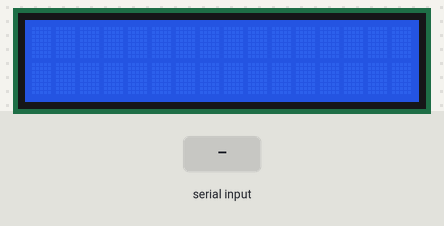
The sketch below on a simulated Arduino Uno, built with avr-gcc and run on an emulated ATmega328P. On the bench: 16×2 character LCD. The inputs (shaded band) are chosen by the test bench.

Above: at 1.2 s.
1.3 s: "1" received over Serial
At 2.6 s:
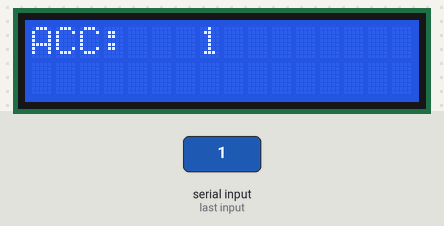
3.0 s: "0" received over Serial
At 3.8 s:
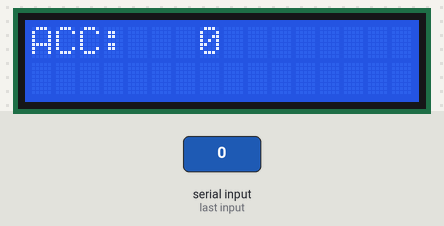
4.5 s: "2" received over Serial
At 5.1 s:
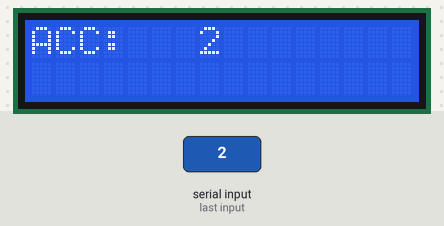
Timing chart, 0 to 7.5 s (numbered marks = the images above; inputs shaded):
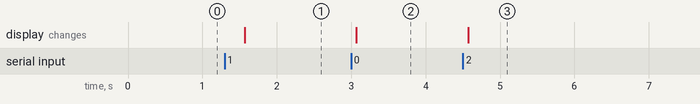

The sketch:

arduinocode_txt.ino
```cpp
// Serial test script
#include <LiquidCrystal.h>
int setPoint = 55;
String readString;
LiquidCrystal lcd(12, 11, 5, 4, 3, 2);
void setup()
{

  Serial.begin(9600);  // initialize serial communications at 9600 bps
  lcd.begin(16, 2);
}
char c;
void loop()
{

  while (Serial.available())
  {
    if (Serial.available() >0)
    {
      c = Serial.read();  //gets one byte from serial buffer
      readString += c; //makes the string readString
    }
  }
  Serial.flush();
  if (readString.length() >1)
  {
    lcd.clear();
    lcd.print("ACC: ");
    lcd.print(" ");
    lcd.print(readString); //see what was received

  }
  readString=" ";
  delay(500);
}
```

Measured:
- after the input at 1.3 s, the display: changes after 0.27 s (image 1)
- after the input at 3.0 s, the display: changes after 0.07 s (image 2)
- after the input at 4.5 s, the display: changes after 0.07 s (image 3)
